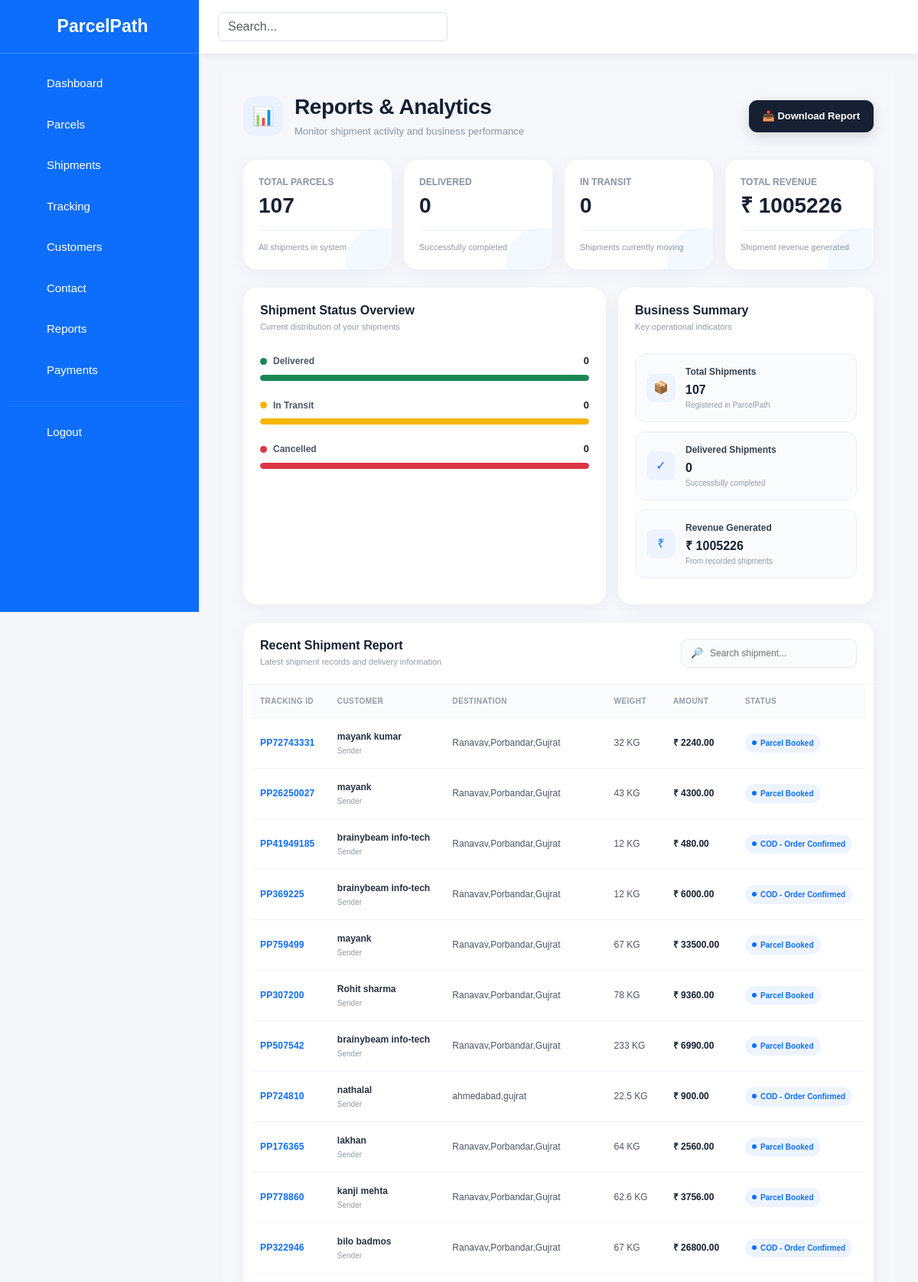
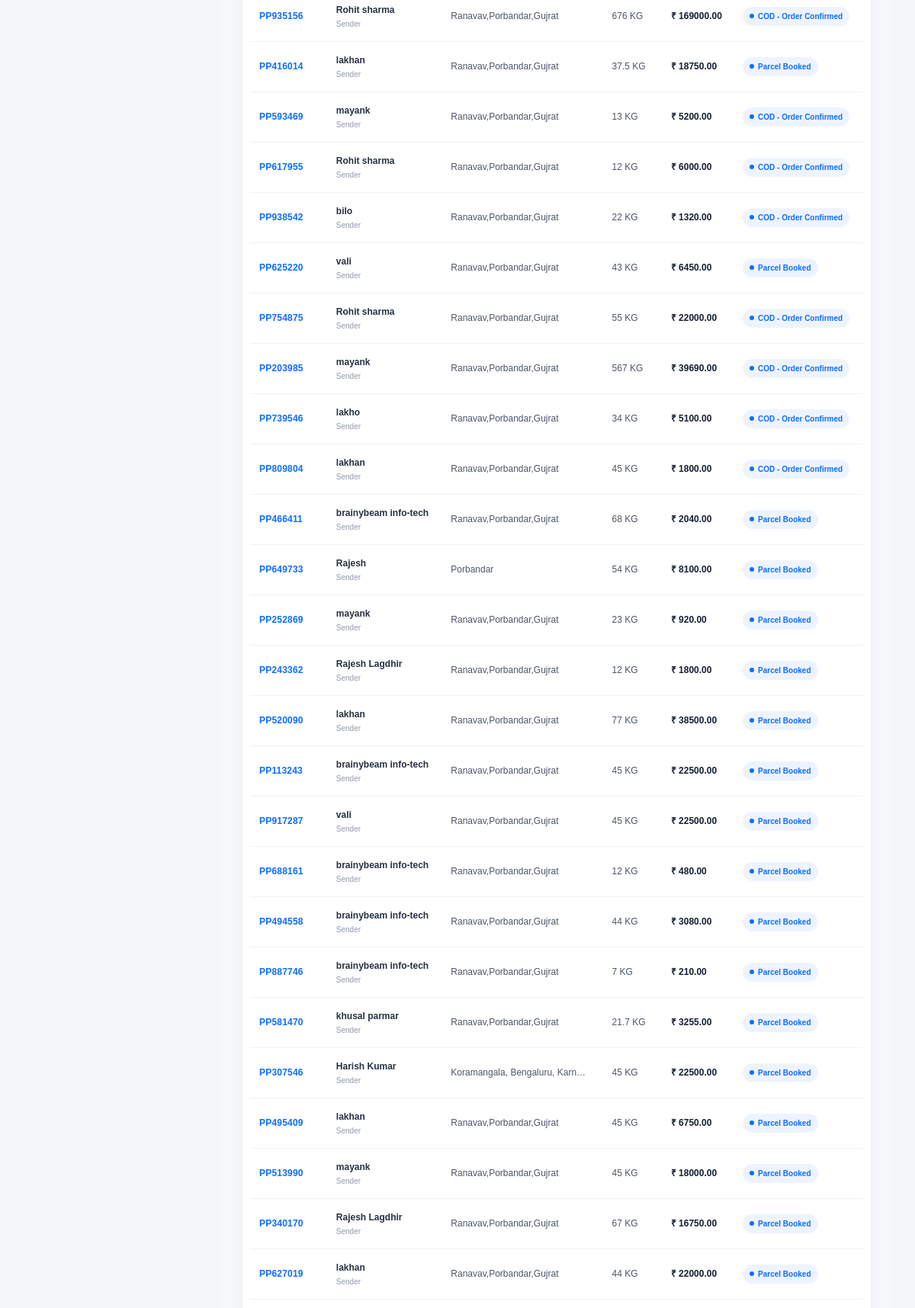
The page /custom_admin/cs_reports/ (upper part) on the database its author committed (2 pictures, top to bottom).
### ParcelPath/models.py (models this page shows, shortened)
class Book_parcel(models.Model):
    sender_name = models.CharField(
        max_length=50
    )
    receiver_name = models.CharField(
        max_length=50
    )
    mobile_number = models.CharField(
        max_length=10
    )
    parcel_weight = models.CharField(
        max_length=4
    )
    pickup_address = models.CharField(
        max_length=50
    )
    delivery_address = models.CharField(
        max_length=50
    )
    parcel_type = models.CharField(
        max_length=10
    )
    price = models.DecimalField(
        max_digits=10,
        decimal_places=2,
        default=0
    )
    tracking_id = models.CharField(
        max_length=20,
        unique=True,
        blank=True
    )
    status = models.CharField(
        max_length=50,
        default="Parcel Booked"
    )
    payment_method = models.CharField(
        max_length=20,
        choices=[
            ("ONLINE", "Online Payment"),
            ("COD", "Cash on Delivery"),
        ],
        default="ONLINE"
    )
    payment_status = models.CharField(
        max_length=20,
        choices=[
            ("Paid", "Paid"),
            ("Pending", "Pending"),
        ],
        default="Pending"
    )
    payment_id = models.CharField(
        max_length=255,
        blank=True,
        null=True
    )
    order_id = models.CharField(
        max_length=255,
        blank=True,
        null=True
    )
    qr_code = models.ImageField(
        upload_to="qr_codes/",
        blank=True,
        null=True
    )

### custom_admin/views.py (the view)
# urls.py: path('cs_reports/', views.cs_reports, name='cs_reports'),
def cs_reports(request):
    parcels = Book_parcel.objects.all().order_by("-id")
    total_parcels = Book_parcel.objects.count()
    delivered = Book_parcel.objects.filter(
        status__iexact="Delivered"
    ).count()
    transit = Book_parcel.objects.filter(
        status__iexact="In Transit"
    ).count()
    cancelled = Book_parcel.objects.filter(
        status__iexact="Cancelled"
    ).count()
    revenue_result = Book_parcel.objects.aggregate(
        total=Sum("price")
    )
    revenue = revenue_result["total"] or 0
    context = {
        "parcels": parcels,
        "total_parcels": total_parcels,
        "delivered": delivered,
        "transit": transit,
        "cancelled": cancelled,
        "revenue": revenue,
    }
    return render(
        request,
        "custom_admin/cs_reports.html",
        context
    )

### custom_admin/templates/custom_admin/cs_reports.html (shortened to what this page needs)
{% extends 'custom_admin/main.html' %}
{% block content %}
<div class="reports-page">
  <div class="reports-header">
    <div class="reports-title-area">
      <div class="reports-title-icon">📊</div>
      <div>
        <h1 class="reports-title">Reports & Analytics</h1>
        <p class="reports-subtitle">
          Monitor shipment activity and business performance
        </p>
      </div>
    </div>
    <button type="button" class="download-btn" onclick="window.print()">
      📥 Download Report
    </button>
  </div>
  <div class="row g-3 mb-4">
    <div class="col-xl-3 col-md-6">
      <div class="kpi-card kpi-blue">
        <div class="kpi-body">
          <div class="kpi-top">
            <div>
              <div class="kpi-label">TOTAL PARCELS</div>
              <div class="kpi-value">{{ total_parcels|default:0 }}</div>
            </div>
          </div>
          <div class="kpi-footer">All shipments in system</div>
        </div>
      </div>
    </div>
    <div class="col-xl-3 col-md-6">
      <div class="kpi-card kpi-green">
        <div class="kpi-body">
          <div class="kpi-top">
            <div>
              <div class="kpi-label">DELIVERED</div>
              <div class="kpi-value">{{ delivered|default:0 }}</div>
            </div>
          </div>
          <div class="kpi-footer">Successfully completed</div>
        </div>
      </div>
    </div>
    <div class="col-xl-3 col-md-6">
      <div class="kpi-card kpi-orange">
        <div class="kpi-body">
          <div class="kpi-top">
            <div>
              <div class="kpi-label">IN TRANSIT</div>
              <div class="kpi-value">{{ transit|default:0 }}</div>
            </div>
          </div>
          <div class="kpi-footer">Shipments currently moving</div>
        </div>
      </div>
    </div>
    <div class="col-xl-3 col-md-6">
      <div class="kpi-card kpi-purple">
        <div class="kpi-body">
          <div class="kpi-top">
            <div>
              <div class="kpi-label">TOTAL REVENUE</div>
              <div class="kpi-value">₹ {{ revenue|default:0 }}</div>
            </div>
          </div>
          <div class="kpi-footer">Shipment revenue generated</div>
        </div>
      </div>
    </div>
  </div>
  <div class="row g-3 mb-4">
    <div class="col-lg-7">
      <div class="analytics-panel">
        <div class="panel-header">
          <div>
            <h3 class="panel-title">Shipment Status Overview</h3>
            <div class="panel-subtitle">
              Current distribution of your shipments
            </div>
          </div>
        </div>
        <div class="panel-body">
          <div class="status-item">
            <div class="status-top">
              <div class="status-label">
                <span class="status-dot" style="background: #198754"></span>
                Delivered
              </div>
              <div class="status-number">{{ delivered|default:0 }}</div>
            </div>
            <div class="status-progress">
              <div
                class="status-progress-bar delivered-bar"
                style="
                                    width:
                                    {% if total_parcels %}
                                        {% widthratio delivered total_parcels 100 %}
                                    {% else %}
                                        0
                                    {% endif %}%;
                                "
              ></div>
            </div>
          </div>
          <div class="status-item">
            <div class="status-top">
              <div class="status-label">
                <span class="status-dot" style="background: #f5b400"></span>
                In Transit
              </div>
              <div class="status-number">{{ transit|default:0 }}</div>
            </div>
            <div class="status-progress">
              <div
                class="status-progress-bar transit-bar"
                style="
                                    width:
                                    {% if total_parcels %}
                                        {% widthratio transit total_parcels 100 %}
                                    {% else %}
                                        0
                                    {% endif %}%;
                                "
              ></div>
            </div>
          </div>
          <div class="status-item">
            <div class="status-top">
              <div class="status-label">
                <span class="status-dot" style="background: #dc3545"></span>
                Cancelled
              </div>
              <div class="status-number">{{ cancelled|default:0 }}</div>
            </div>
            <div class="status-progress">
              <div
                class="status-progress-bar cancelled-bar"
                style="
                                    width:
                                    {% if total_parcels %}
                                        {% widthratio cancelled total_parcels 100 %}
                                    {% else %}
                                        0
                                    {% endif %}%;
                                "
              ></div>
            </div>
          </div>
        </div>
      </div>
    </div>
    <div class="col-lg-5">
      <div class="analytics-panel">
        <div class="panel-header">
          <div>
            <h3 class="panel-title">Business Summary</h3>
            <div class="panel-subtitle">Key operational indicators</div>
          </div>
        </div>
        <div class="panel-body">
          <div class="insight-box">
            <div class="insight-icon">📦</div>
            <div>
              <div class="insight-title">Total Shipments</div>
              <div class="insight-value">{{ total_parcels|default:0 }}</div>
              <div class="insight-text">Registered in ParcelPath</div>
            </div>
          </div>
          <div class="insight-box">
            <div class="insight-icon">✓</div>
            <div>
              <div class="insight-title">Delivered Shipments</div>
              <div class="insight-value">{{ delivered|default:0 }}</div>
              <div class="insight-text">Successfully completed</div>
            </div>
          </div>
          <div class="insight-box">
            <div class="insight-icon">₹</div>
            <div>
              <div class="insight-title">Revenue Generated</div>
              <div class="insight-value">₹ {{ revenue|default:0 }}</div>
              <div class="insight-text">From recorded shipments</div>
            </div>
          </div>
        </div>
      </div>
    </div>
  </div>
  <div class="report-table-panel">
    <div class="table-toolbar">
      <div>
        <h3 class="table-title">Recent Shipment Report</h3>
        <div class="table-subtitle">
          Latest shipment records and delivery information
        </div>
      </div>
      <div class="report-search">
        <span class="report-search-icon"> 🔎 </span>
        <input
          type="text"
          id="shipmentSearch"
          placeholder="Search shipment..."
        />
      </div>
    </div>
    <div class="table-container">
      <table class="report-table">
        <thead>
          <tr>
            <th>Tracking ID</th>
            <th>Customer</th>
            <th>Destination</th>
            <th>Weight</th>
            <th>Amount</th>
            <th>Status</th>
          </tr>
        </thead>
        <tbody id="shipmentTableBody">
          {% for p in parcels %}
          <tr class="shipment-row">
            <td>
              <span class="tracking-id"> {{ p.tracking_id }} </span>
            </td>
            <td>
              <div class="customer-name">{{ p.sender_name }}</div>
              <div class="customer-label">Sender</div>
            </td>
            <td>
              <div class="destination" title="{{ p.delivery_address }}">
                {{ p.delivery_address }}
              </div>
            </td>
            <td>{{ p.parcel_weight }} KG</td>
            <td>
              <span class="amount"> ₹ {{ p.price }} </span>
            </td>
            <td>
              {% if p.status == "Delivered" %}
              <span class="status-badge status-delivered"> Delivered </span>
              {% elif p.status == "In Transit" %}
              <span class="status-badge status-transit"> In Transit </span>
              {% else %}
              <span class="status-badge status-default"> {{ p.status }} </span>
              {% endif %}
            </td>
          </tr>
          {% endfor %}
        </tbody>
      </table>
    </div>
  </div>
</div>
{% endblock %}

### custom_admin/templates/custom_admin/main.html (style rules this page uses)
* { box-sizing: border-box; }
body { margin: 0; background: #f4f6f9; font-family: Arial, sans-serif; overflow-x: hidden; }

### rows shown on the page
Book_parcel: tracking_id "PP72743331", sender_name "mayank kumar", delivery_address "Ranavav,Porbandar,Gujrat", parcel_weight "32", price "2240.00", status "Parcel Booked"
Book_parcel: tracking_id "PP26250027", sender_name "mayank", delivery_address "Ranavav,Porbandar,Gujrat", parcel_weight "43", price "4300.00", status "Parcel Booked"
Book_parcel: tracking_id "PP41949185", sender_name "brainybeam info-tech", delivery_address "Ranavav,Porbandar,Gujrat", parcel_weight "12", price "480.00", status "COD - Order Confirmed"
Book_parcel: tracking_id "PP369225", sender_name "brainybeam info-tech", delivery_address "Ranavav,Porbandar,Gujrat", parcel_weight "12", price "6000.00", status "COD - Order Confirmed"
Book_parcel: tracking_id "PP759499", sender_name "mayank", delivery_address "Ranavav,Porbandar,Gujrat", parcel_weight "67", price "33500.00", status "Parcel Booked"
Book_parcel: tracking_id "PP307200", sender_name "Rohit sharma", delivery_address "Ranavav,Porbandar,Gujrat", parcel_weight "78", price "9360.00", status "Parcel Booked"
Book_parcel: tracking_id "PP507542", sender_name "brainybeam info-tech", delivery_address "Ranavav,Porbandar,Gujrat", parcel_weight "233", price "6990.00", status "Parcel Booked"
Book_parcel: tracking_id "PP724810", sender_name "nathalal", delivery_address "ahmedabad,gujrat", parcel_weight "22.5", price "900.00", status "COD - Order Confirmed"
Book_parcel: tracking_id "PP176365", sender_name "lakhan", delivery_address "Ranavav,Porbandar,Gujrat", parcel_weight "64", price "2560.00", status "Parcel Booked"
Book_parcel: tracking_id "PP778860", sender_name "kanji mehta", delivery_address "Ranavav,Porbandar,Gujrat", parcel_weight "62.6", price "3756.00", status "Parcel Booked"
Book_parcel: tracking_id "PP322946", sender_name "bilo badmos", delivery_address "Ranavav,Porbandar,Gujrat", parcel_weight "67", price "26800.00", status "COD - Order Confirmed"
Book_parcel: tracking_id "PP935156", sender_name "Rohit sharma", delivery_address "Ranavav,Porbandar,Gujrat", parcel_weight "676", price "169000.00", status "COD - Order Confirmed"
Book_parcel: tracking_id "PP416014", sender_name "lakhan", delivery_address "Ranavav,Porbandar,Gujrat", parcel_weight "37.5", price "18750.00", status "Parcel Booked"
Book_parcel: tracking_id "PP593469", sender_name "mayank", delivery_address "Ranavav,Porbandar,Gujrat", parcel_weight "13", price "5200.00", status "COD - Order Confirmed"
Book_parcel: tracking_id "PP617955", sender_name "Rohit sharma", delivery_address "Ranavav,Porbandar,Gujrat", parcel_weight "12", price "6000.00", status "COD - Order Confirmed"
Book_parcel: tracking_id "PP938542", sender_name "bilo", delivery_address "Ranavav,Porbandar,Gujrat", parcel_weight "22", price "1320.00", status "COD - Order Confirmed"
Book_parcel: tracking_id "PP625220", sender_name "vali", delivery_address "Ranavav,Porbandar,Gujrat", parcel_weight "43", price "6450.00", status "Parcel Booked"
Book_parcel: tracking_id "PP754875", sender_name "Rohit sharma", delivery_address "Ranavav,Porbandar,Gujrat", parcel_weight "55", price "22000.00", status "COD - Order Confirmed"
Book_parcel: tracking_id "PP203985", sender_name "mayank", delivery_address "Ranavav,Porbandar,Gujrat", parcel_weight "567", price "39690.00", status "COD - Order Confirmed"
Book_parcel: tracking_id "PP739546", sender_name "lakho", delivery_address "Ranavav,Porbandar,Gujrat", parcel_weight "34", price "5100.00", status "COD - Order Confirmed"
Book_parcel: tracking_id "PP809804", sender_name "lakhan", delivery_address "Ranavav,Porbandar,Gujrat", parcel_weight "45", price "1800.00", status "COD - Order Confirmed"
Book_parcel: tracking_id "PP466411", sender_name "brainybeam info-tech", delivery_address "Ranavav,Porbandar,Gujrat", parcel_weight "68", price "2040.00", status "Parcel Booked"
Book_parcel: tracking_id "PP649733", sender_name "Rajesh", delivery_address "Porbandar", parcel_weight "54", price "8100.00", status "Parcel Booked"
Book_parcel: tracking_id "PP252869", sender_name "mayank", delivery_address "Ranavav,Porbandar,Gujrat", parcel_weight "23", price "920.00", status "Parcel Booked"
Book_parcel: tracking_id "PP243362", sender_name "Rajesh Lagdhir", delivery_address "Ranavav,Porbandar,Gujrat", parcel_weight "12", price "1800.00", status "Parcel Booked"
Book_parcel: tracking_id "PP520090", sender_name "lakhan", delivery_address "Ranavav,Porbandar,Gujrat", parcel_weight "77", price "38500.00", status "Parcel Booked"
Book_parcel: tracking_id "PP113243", sender_name "brainybeam info-tech", delivery_address "Ranavav,Porbandar,Gujrat", parcel_weight "45", price "22500.00", status "Parcel Booked"
Book_parcel: tracking_id "PP917287", sender_name "vali", delivery_address "Ranavav,Porbandar,Gujrat", parcel_weight "45", price "22500.00", status "Parcel Booked"
Book_parcel: tracking_id "PP688161", sender_name "brainybeam info-tech", delivery_address "Ranavav,Porbandar,Gujrat", parcel_weight "12", price "480.00", status "Parcel Booked"
Book_parcel: tracking_id "PP494558", sender_name "brainybeam info-tech", delivery_address "Ranavav,Porbandar,Gujrat", parcel_weight "44", price "3080.00", status "Parcel Booked"
Book_parcel: tracking_id "PP887746", sender_name "brainybeam info-tech", delivery_address "Ranavav,Porbandar,Gujrat", parcel_weight "7", price "210.00", status "Parcel Booked"
Book_parcel: tracking_id "PP581470", sender_name "khusal parmar", delivery_address "Ranavav,Porbandar,Gujrat", parcel_weight "21.7", price "3255.00", status "Parcel Booked"
Book_parcel: tracking_id "PP307546", sender_name "Harish Kumar", delivery_address "Koramangala, Bengaluru, Karn…", parcel_weight "45", price "22500.00", status "Parcel Booked"
Book_parcel: tracking_id "PP495409", sender_name "lakhan", delivery_address "Ranavav,Porbandar,Gujrat", parcel_weight "45", price "6750.00", status "Parcel Booked"
Book_parcel: tracking_id "PP513990", sender_name "mayank", delivery_address "Ranavav,Porbandar,Gujrat", parcel_weight "45", price "18000.00", status "Parcel Booked"
Book_parcel: tracking_id "PP340170", sender_name "Rajesh Lagdhir", delivery_address "Ranavav,Porbandar,Gujrat", parcel_weight "67", price "16750.00", status "Parcel Booked"
Book_parcel: tracking_id "PP627019", sender_name "lakhan", delivery_address "Ranavav,Porbandar,Gujrat", parcel_weight "44", price "22000.00", status "Parcel Booked"

### other values the page prints
{{ total_parcels|default:0 }} "107"
{{ delivered|default:0 }} "0"
{{ transit|default:0 }} "0"
{{ revenue|default:0 }} "1005226"
{{ cancelled|default:0 }} "0"
